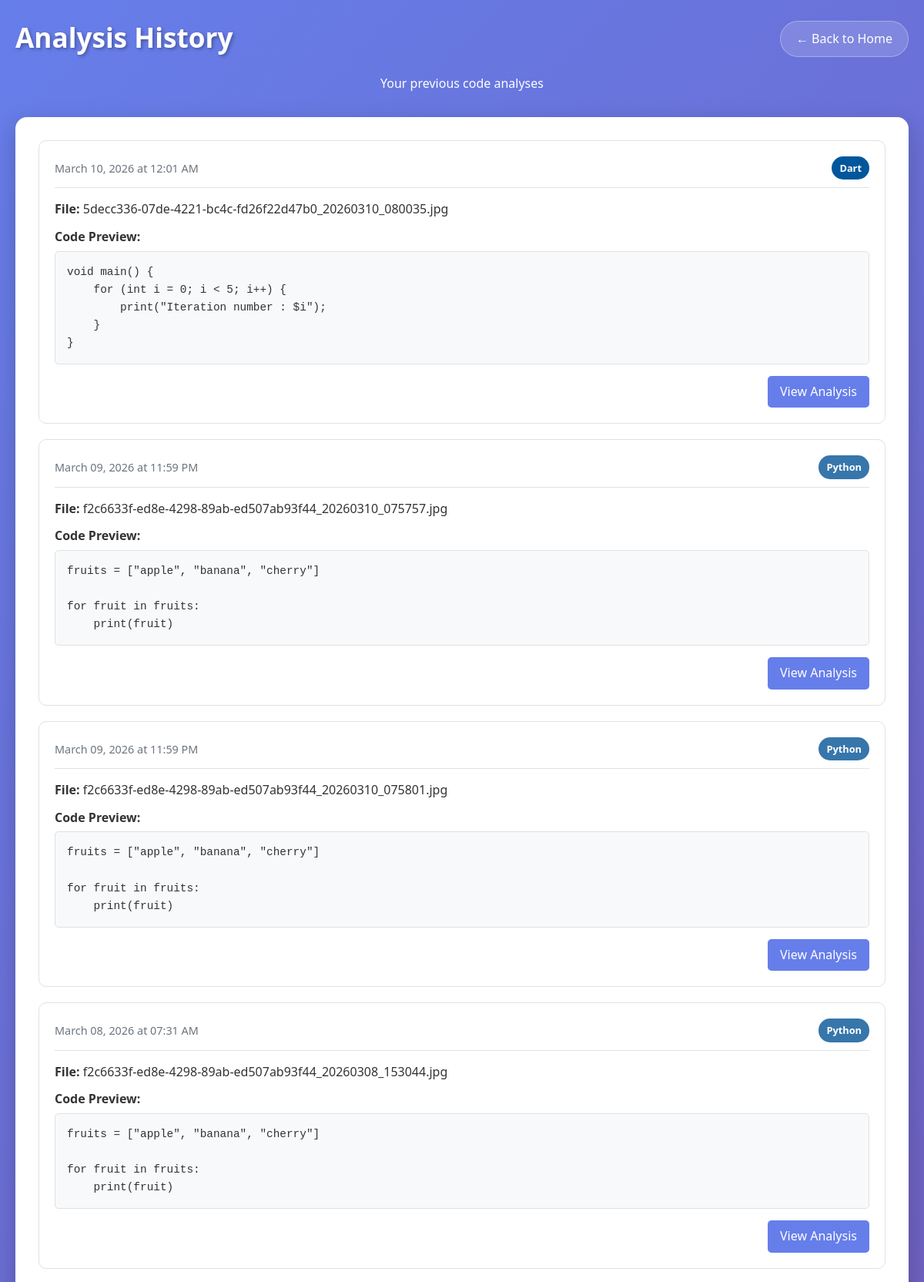
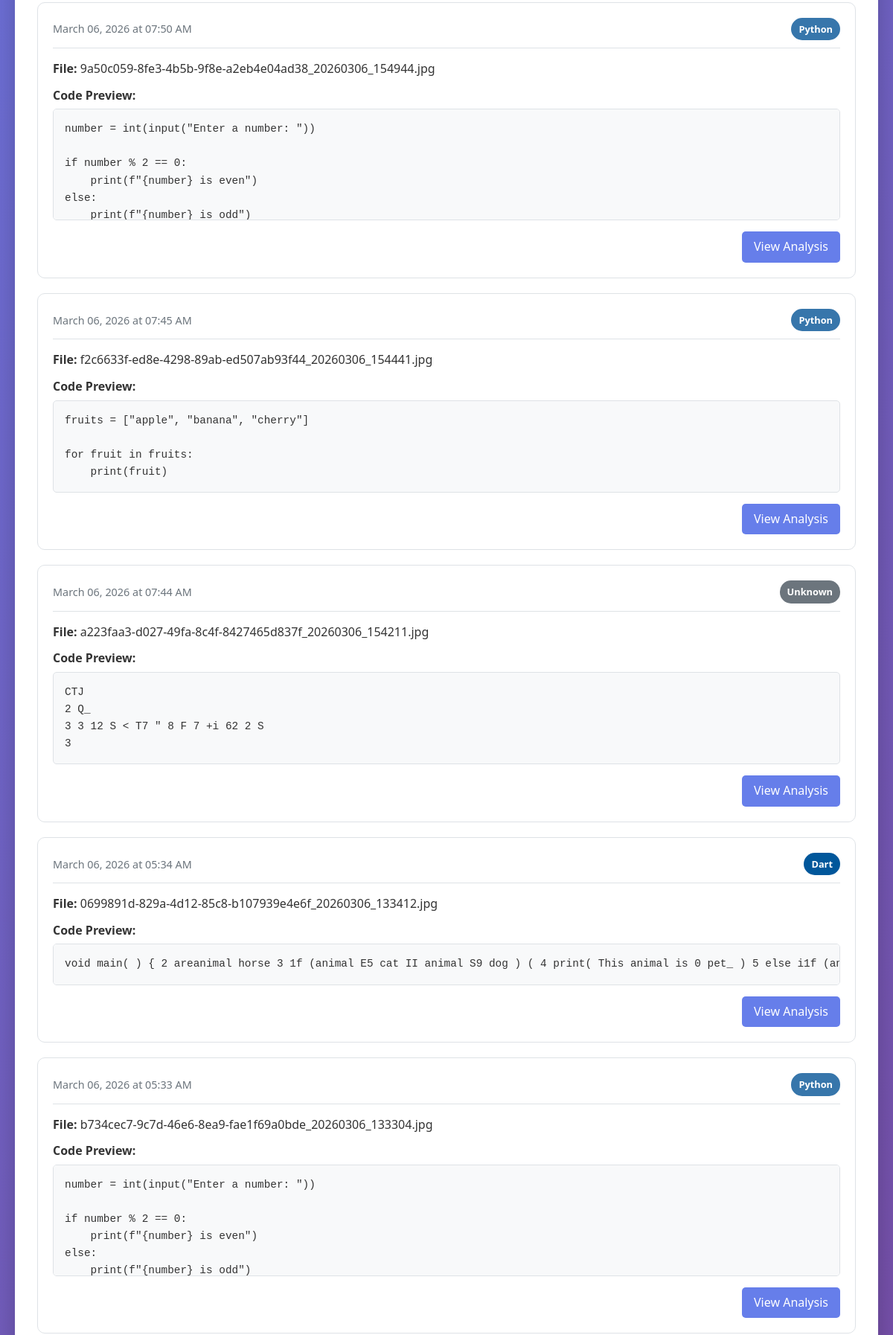
The page /history (signed in, upper part) on the database its author committed (2 pictures, top to bottom).
### app.py (models this page shows, shortened)
class Analysis(db.Model):
    id = db.Column(db.Integer, primary_key=True)
    user_id = db.Column(db.Integer, db.ForeignKey('user.id'), nullable=False)
    filename = db.Column(db.String(200))
    extracted_code = db.Column(db.Text)
    detected_language = db.Column(db.String(50))
    feedback = db.Column(db.Text)
    warnings = db.Column(db.Text)
    suggestions = db.Column(db.Text)
    share_token = db.Column(db.String(100), unique=True, nullable=True)
    is_public = db.Column(db.Boolean, default=False)
    created_at = db.Column(db.DateTime, default=datetime.utcnow)

### app.py (the view)
@app.route('/history')
@login_required
def history():
    page = request.args.get('page', 1, type=int)
    per_page = 10
    analyses = Analysis.query.filter_by(user_id=current_user.id)\
        .order_by(Analysis.created_at.desc())\
        .paginate(page=page, per_page=per_page, error_out=False)
    return render_template('history.html', analyses=analyses)

### app.py (called while the page is built)
@login_manager.user_loader
def load_user(user_id):
    return User.query.get(int(user_id))

### templates/history.html (shortened to what this page needs)
<!DOCTYPE html>
<html lang="en">
<head>
    <link rel="stylesheet" href="{{ url_for('static', filename='style.css') }}">
</head>
<body>
    <div class="container">
        <header>
            <div class="header-top">
                <h1>Analysis History</h1>
                <a href="{{ url_for('index') }}" class="back-btn">← Back to Home</a>
            </div>
            <p>Your previous code analyses</p>
        </header>
        <div class="history-section">
            {% if analyses %}
                <div class="history-list">
                    {% for analysis in analyses %}
                        <div class="history-item">
                            <div class="history-header">
                                <span class="history-date">
                                    {{ analysis.created_at.strftime('%B %d, %Y at %I:%M %p') }}
                                </span>
                                <span class="language-badge {{ analysis.detected_language.lower() }}">
                                    {{ analysis.detected_language }}
                                </span>
                            </div>
                            <div class="history-content">
                                <div class="history-filename">
                                    <strong>File:</strong> {{ analysis.filename }}
                                </div>
                                <div class="history-preview">
                                    <strong>Code Preview:</strong>
                                    <pre class="code-preview">{{ analysis.extracted_code[:200] }}{% if analysis.extracted_code|length > 200 %}...{% endif %}</pre>
                                </div>
                            </div>
                            <div class="history-actions">
                                <a href="{{ url_for('view_analysis', analysis_id=analysis.id) }}" class="view-btn">
                                    View Analysis
                                </a>
                            </div>
                        </div>
                    {% endfor %}
                </div>
            {% else %}
                <div class="no-history">
                    <h3>No analysis history yet</h3>
                    <p>Upload an image of code to get started!</p>
                    <a href="{{ url_for('index') }}" class="btn-primary">Upload Code Image</a>
                </div>
            {% endif %}
        </div>
    </div>
</body>
</html>

### static/style.css (style rules this page uses)
* { margin: 0; padding: 0; box-sizing: border-box; }
body { font-family: 'Segoe UI', Tahoma, Geneva, Verdana, sans-serif; line-height: 1.6; color: #333; background: linear-gradient(135deg, #667eea 0%, #764ba2 100%); min-height: 100vh; }
.container { max-width: 1200px; margin: 0 auto; padding: 20px; }
header { text-align: center; margin-bottom: 30px; color: white; }
.header-top { display: flex; justify-content: space-between; align-items: center; margin-bottom: 15px; flex-wrap: wrap; }
header h1 { font-size: 2.2rem; margin-bottom: 5px; text-shadow: 2px 2px 4px rgba(0,0,0,0.3); }
.back-btn { display: inline-flex; align-items: center; gap: 8px; color: white; text-decoration: none; padding: 10px 20px; background: rgba(255, 255, 255, 0.15); border-radius: 25px; transition: all 0.3s ease; border: 1px solid rgba(255, 255, 255, 0.3); }
.history-section { background: white; border-radius: 15px; padding: 30px; box-shadow: 0 10px 30px rgba(0,0,0,0.2); margin-top: 20px; }
.history-list { display: flex; flex-direction: column; gap: 20px; }
.history-item { border: 1px solid #dee2e6; border-radius: 10px; padding: 20px; transition: all 0.3s ease; }
.history-header { display: flex; justify-content: space-between; align-items: center; margin-bottom: 15px; padding-bottom: 10px; border-bottom: 1px solid #dee2e6; }
.history-date { color: #6c757d; font-size: 0.9rem; }
.language-badge { padding: 5px 10px; border-radius: 15px; font-size: 0.8rem; font-weight: 600; color: white; }
.language-badge.python { background: #3776ab; }
.language-badge.dart { background: #01579b; }
.language-badge.unknown { background: #6c757d; }
.history-content { margin-bottom: 15px; }
.history-filename { margin-bottom: 10px; }
.code-preview { background: #f8f9fa; padding: 15px; border-radius: 5px; font-family: 'Consolas', 'Monaco', monospace; font-size: 0.9rem; max-height: 150px; overflow-y: auto; margin-top: 5px; border: 1px solid #dee2e6; }
.history-actions { display: flex; justify-content: flex-end; gap: 10px; }
.view-btn, .delete-btn { padding: 8px 16px; border-radius: 5px; text-decoration: none; font-weight: 500; transition: all 0.3s ease; display: inline-flex; align-items: center; gap: 5px; }
.view-btn { background: #667eea; color: white; }

### rows shown on the page
Analysis: created_at "March 10, 2026 at 12:01 AM", detected_language "Dart", filename "5decc336-07de-4221-bc4c-fd26f22d47b0_20260310_080035.jpg", extracted_code "void main() { for (int i = 0; i < 5; i++) { print(\"Iteration number : $i\"); } }"
Analysis: created_at "March 09, 2026 at 11:59 PM", detected_language "Python", filename "f2c6633f-ed8e-4298-89ab-ed507ab93f44_20260310_075757.jpg", extracted_code "fruits = [\"apple\", \"banana\", \"cherry\"] for fruit in fruits: print(fruit)"
Analysis: created_at "March 09, 2026 at 11:59 PM", detected_language "Python", filename "f2c6633f-ed8e-4298-89ab-ed507ab93f44_20260310_075801.jpg", extracted_code "fruits = [\"apple\", \"banana\", \"cherry\"] for fruit in fruits: print(fruit)"
Analysis: created_at "March 08, 2026 at 07:31 AM", detected_language "Python", filename "f2c6633f-ed8e-4298-89ab-ed507ab93f44_20260308_153044.jpg", extracted_code "fruits = [\"apple\", \"banana\", \"cherry\"] for fruit in fruits: print(fruit)"
Analysis: created_at "March 06, 2026 at 07:50 AM", detected_language "Python", filename "9a50c059-8fe3-4b5b-9f8e-a2eb4e04ad38_20260306_154944.jpg", extracted_code "number = int(input(\"Enter a number: \")) if number % 2 == 0: print(f\"{number} is even\") else: print(f\"{number} is odd\")"
Analysis: created_at "March 06, 2026 at 07:45 AM", detected_language "Python", filename "f2c6633f-ed8e-4298-89ab-ed507ab93f44_20260306_154441.jpg", extracted_code "fruits = [\"apple\", \"banana\", \"cherry\"] for fruit in fruits: print(fruit)"
Analysis: created_at "March 06, 2026 at 07:44 AM", detected_language "Unknown", filename "a223faa3-d027-49fa-8c4f-8427465d837f_20260306_154211.jpg", extracted_code "CTJ 2 Q_ 3 3 12 S < T7 \" 8 F 7 +i 62 2 S 3"
Analysis: created_at "March 06, 2026 at 05:34 AM", detected_language "Dart", filename "0699891d-829a-4d12-85c8-b107939e4e6f_20260306_133412.jpg", extracted_code "void main( ) { 2 areanimal horse 3 1f (animal E5 cat II animal S9 dog ) ( 4 print( This animal is 0 pet_ ) 5 else i1f…"
Analysis: created_at "March 06, 2026 at 05:33 AM", detected_language "Python", filename "b734cec7-9c7d-46e6-8ea9-fae1f69a0bde_20260306_133304.jpg", extracted_code "number = int(input(\"Enter a number: \")) if number % 2 == 0: print(f\"{number} is even\") else: print(f\"{number} is odd\")"
